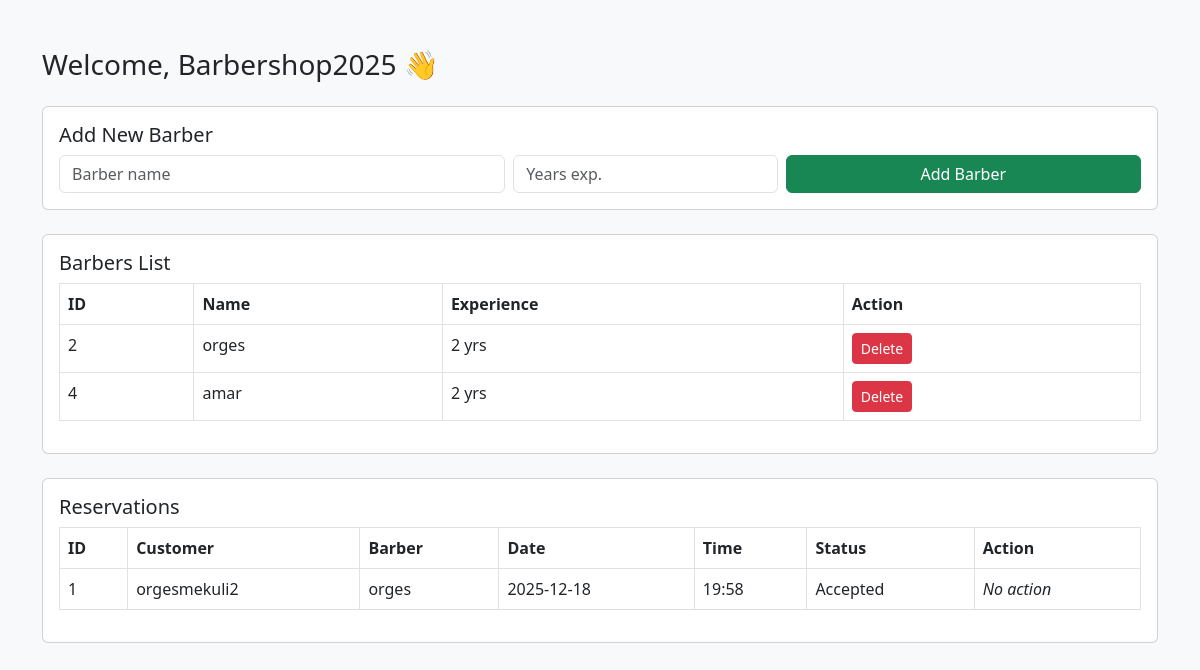
/dashboard.php (signed in), run on the app's committed database.
### tables this page shows
CREATE TABLE `barbers` (
  `id` int(11) NOT NULL,
  `name` varchar(100) NOT NULL,
  `experience` int(11) DEFAULT 0,
  `created_at` timestamp NOT NULL DEFAULT current_timestamp()
);

CREATE TABLE `reservations` (
  `id` int(11) NOT NULL,
  `user_id` int(11) DEFAULT NULL,
  `barber_id` int(11) DEFAULT NULL,
  `reservation_datetime` datetime DEFAULT NULL,
  `status` enum('pending','accepted','rejected') DEFAULT 'pending',
  `created_at` timestamp NOT NULL DEFAULT current_timestamp()
);

CREATE TABLE `users` (
  `id` int(11) NOT NULL,
  `username` varchar(50) NOT NULL,
  `email` varchar(100) NOT NULL,
  `password` varchar(255) NOT NULL,
  `created_at` timestamp NOT NULL DEFAULT current_timestamp(),
  `role` varchar(20) DEFAULT 'user'
);

### dashboard.php (the view, shortened to what this page needs)
<?php
require "config.php";
$barbers = $conn->query("SELECT * FROM barbers");
$reservations = $conn->query("
    SELECT
        r.id,
        r.reservation_datetime,
        r.status,
        u.username AS customer_name,
        b.name AS barber_name
    FROM reservations r
    JOIN users u ON r.user_id = u.id
    JOIN barbers b ON r.barber_id = b.id
    ORDER BY r.reservation_datetime DESC
");
?>
<!DOCTYPE html>
<html lang="en">
<head>
    <link href="https://cdn.jsdelivr.net/npm/bootstrap@5.3.0/dist/css/bootstrap.min.css" rel="stylesheet">
</head>
<body class="bg-light">
<div class="container mt-5">
    <h3 class="mb-4">Welcome, <?= htmlspecialchars($_SESSION["username"]); ?> 👋</h3>
    <div class="card p-3 mb-4">
        <h5>Add New Barber</h5>
        <form method="POST" class="row g-2">
            <div class="col-md-5">
                <input type="text" name="name" class="form-control" placeholder="Barber name" required>
            </div>
            <div class="col-md-3">
                <input type="number" name="experience" class="form-control" placeholder="Years exp." required>
            </div>
            <div class="col-md-4">
                <button name="add" class="btn btn-success w-100">Add Barber</button>
            </div>
        </form>
    </div>
    <div class="card p-3 mb-4">
        <h5>Barbers List</h5>
        <table class="table table-bordered">
            <thead>
            <tr>
                <th>ID</th>
                <th>Name</th>
                <th>Experience</th>
                <th>Action</th>
            </tr>
            </thead>
            <tbody>
            <?php while ($row = $barbers->fetch_assoc()): ?>
                <tr>
                    <td><?= $row['id']; ?></td>
                    <td><?= htmlspecialchars($row['name']); ?></td>
                    <td><?= $row['experience']; ?> yrs</td>
                    <td>
                        <form method="POST" style="display:inline;">
                            <button name="delete"
                                    class="btn btn-danger btn-sm"
                                    onclick="return confirm('Delete this barber?')">
                                Delete
                            </button>
                        </form>
                    </td>
                </tr>
            <?php endwhile; ?>
            </tbody>
        </table>
    </div>
    <div class="card p-3">
        <h5>Reservations</h5>
        <table class="table table-bordered align-middle">
            <thead>
            <tr>
                <th>ID</th>
                <th>Customer</th>
                <th>Barber</th>
                <th>Date</th>
                <th>Time</th>
                <th>Status</th>
                <th>Action</th>
            </tr>
            </thead>
            <tbody>
            <?php while ($row = $reservations->fetch_assoc()): ?>
                <?php
                    $dt = new DateTime($row['reservation_datetime']);
                ?>
                <tr>
                    <td><?= $row['id']; ?></td>
                    <td><?= htmlspecialchars($row['customer_name']); ?></td>
                    <td><?= htmlspecialchars($row['barber_name']); ?></td>
                    <td><?= $dt->format('Y-m-d'); ?></td>
                    <td><?= $dt->format('H:i'); ?></td>
                    <td><?= ucfirst($row['status']); ?></td>
                    <td>
                        <?php if ($row['status'] === 'pending'): ?>
                            <form method="POST" style="display:inline;">
                                <input type="hidden" name="id" value="<?= $row['id']; ?>">
                                <button name="accept" class="btn btn-success btn-sm">Accept</button>
                            </form>
                            <form method="POST" style="display:inline;">
                                <input type="hidden" name="id" value="<?= $row['id']; ?>">
                                <button name="reject" class="btn btn-danger btn-sm">Reject</button>
                            </form>
                        <?php else: ?>
                            <em>No action</em>
                        <?php endif; ?>
                    </td>
                </tr>
            <?php endwhile; ?>
            </tbody>
        </table>
    </div>
</div>
</body>
</html>

### data on the page
barbers: id "2", name "orges", experience "2"
barbers: id "4", name "amar", experience "2"
reservations: id "1", user.username "orgesmekuli2", barber.name "orges", reservation_datetime "2025-12-18", reservation_datetime "19:58", status "Accepted", shows "No action"

### other printed values
$_SESSION["username"] "Barbershop2025"
